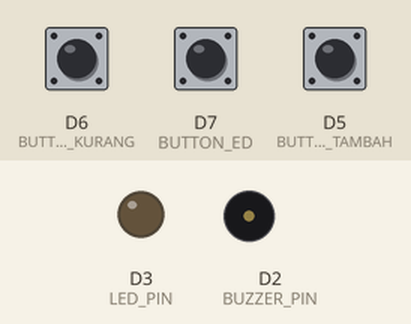
Recording of a sketch running on a simulated ESP8266 (NodeMCU). Shown: output pins drawn as LEDs (lit = HIGH), buzzer (waves = sounding). The test bench sets the inputs (shaded band); at power-on: D7 (BUTTON_ED) HIGH, D5 (BUTTON_TAMBAH) HIGH, D6 (BUTTON_KURANG) HIGH. WiFi joins after 1.5 s; servers stay silent unless stated; what the sketch prints to the serial monitor is not drawn.

Above: at 2.8 s.
2.9 s: D7 (BUTTON_ED) pulled LOW for 3.2 s
At 7.2 s:
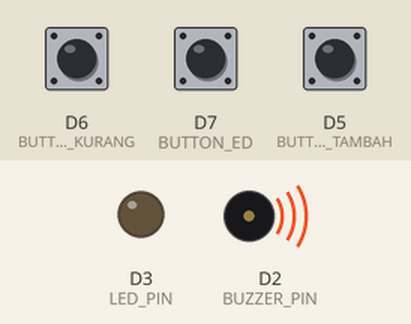
7.9 s: D5 (BUTTON_TAMBAH) pulled LOW for 0.15 s
At 8.8 s:
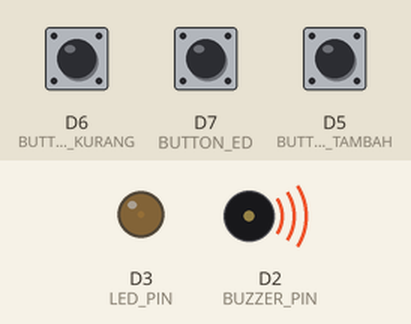
9.9 s: D6 (BUTTON_KURANG) pulled LOW for 0.15 s
At 11.5 s:
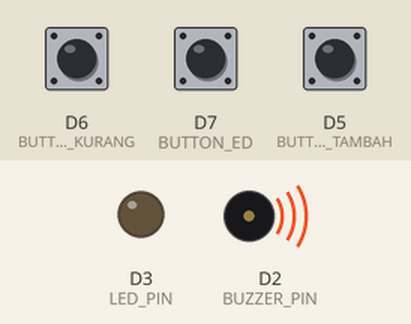
11.9 s: D7 (BUTTON_ED) pulled LOW for 0.15 s
At 13.0 s:
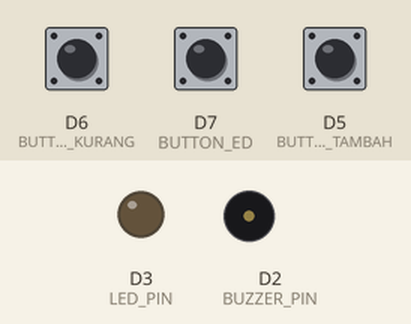
Timing chart, 0 to 14.9 s (numbered marks = the images above; inputs shaded):
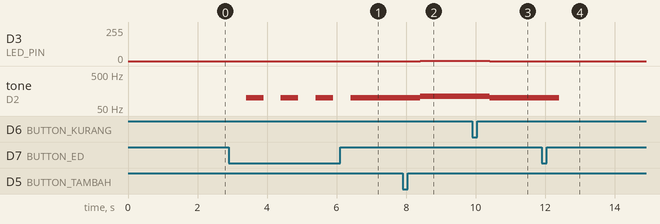

The sketch:

Posttest2iot.ino
```cpp
#include <ESP8266WiFi.h>
#include <WiFiClient.h>
#include <ESP8266WebServer.h>

const int BUZZER_PIN = D2;
const int LED_PIN = D3;
const int BUTTON_TAMBAH = D5;
const int BUTTON_KURANG = D6;
const int BUTTON_ED = D7;

const char* ssid = "vivo 2019";
const char* password = "ikan2121";

ESP8266WebServer server(80);
String webpage;

// Define variables
int suaraBuzzer = 100;
int kecerahanLampu = 0;
int tambah = 0;
int kurang = 0;
int isEd = 0;
bool nyala = false;

void setup() {
  Serial.begin(9600);
  delay(100);

  pinMode(BUZZER_PIN, OUTPUT);
  pinMode(LED_PIN, OUTPUT);
  pinMode(BUTTON_TAMBAH, INPUT_PULLUP);
  pinMode(BUTTON_KURANG, INPUT_PULLUP);
  pinMode(BUTTON_ED, INPUT_PULLUP);

  // Connect ke Hotspot
  Serial.println();
  Serial.print("Mengkonfigurasi akses point...");

   // Mengatur WiFi
  WiFi.mode(WIFI_STA);
  WiFi.begin(ssid, password);

  while (WiFi.status() != WL_CONNECTED) {
    delay(500);
    Serial.print("....");
  }

  // Print status Connect
  Serial.println("IP address: ");
  Serial.println(WiFi.localIP());

  server.on("/", []() {
    String html = "<html><head><meta http-equiv='refresh' content='5'></head><body><h1>Mengatur kecerahan lampu dan Tone atau nada Buzzer</h1>";
    html += "<p>LED : " + String(kecerahanLampu) + "</p>";
    html += "<p>Buzzer : " + String(suaraBuzzer) + "</p>";
    html += "<p>Status : " + String(nyala ? "Enable" : "Disable") + "</p></body></html>";
    server.send(200, "text/html", html);
  });
  server.begin();  // Memulai web server
}

void loop() {

  tambah = digitalRead(BUTTON_TAMBAH);
  kurang = digitalRead(BUTTON_KURANG);
  isEd = digitalRead(BUTTON_ED);

  if (isEd == LOW) {
    nyala = !nyala;
    delay(500);
  }

  if (!nyala) {
    analogWrite(LED_PIN, 0);
    noTone (BUZZER_PIN);
  } else {
    analogWrite(LED_PIN, kecerahanLampu);
    tone (BUZZER_PIN, suaraBuzzer);
  }

  if (tambah == LOW){
    if (nyala){
      if (kecerahanLampu < 249 && suaraBuzzer < 2500){
        kecerahanLampu += 3;
        suaraBuzzer += 10;
      }
      refresh();
      delay (500);
      analogWrite(LED_PIN, kecerahanLampu);
      tone (BUZZER_PIN, suaraBuzzer);
    }
  }

  if (kurang == LOW){
    if (nyala){
      if (kecerahanLampu > 0 && suaraBuzzer > 100){
        kecerahanLampu -= 3;
        suaraBuzzer -= 10;
      }
      refresh();
      delay(500);
      analogWrite(LED_PIN, kecerahanLampu);
      tone (BUZZER_PIN, suaraBuzzer);
    }
  }
  server.handleClient();
}

void refresh() {
  String html = "<html><head><meta http-equiv='refresh' content='1'></head><body><h1>Mengatur kecerahan lampu dan Tone atau nada Buzzer</h1>";
  html += "<p>LED : " + String(kecerahanLampu) + "</p>";
  html += "<p>Buzzer : " + String(suaraBuzzer) + "</p>";
  html += "<p>Status : " + String(nyala ? "Enable" : "Disable") + "</p></body></html>";
  server.send(200, "text/html", html);
}
```

Measured:
- after the input at 2.9 s, tone on D2 (BUZZER_PIN): alternates 100 Hz for 0.50 s and silent for 0.50 s, 7 changes in all, then stays 100 Hz, starting after 0.50 s
- after the input at 7.9 s, D3 (LED_PIN): 0/255 → 3/255 after 0.50 s; tone on D2 (BUZZER_PIN): 100 Hz → 110 Hz after 0.50 s
- after the input at 9.9 s, D3 (LED_PIN): 3/255 → 0/255 after 0.50 s; tone on D2 (BUZZER_PIN): 110 Hz → 100 Hz after 0.50 s
- after the input at 11.9 s, tone on D2 (BUZZER_PIN): 100 Hz → silent after 0.50 s
